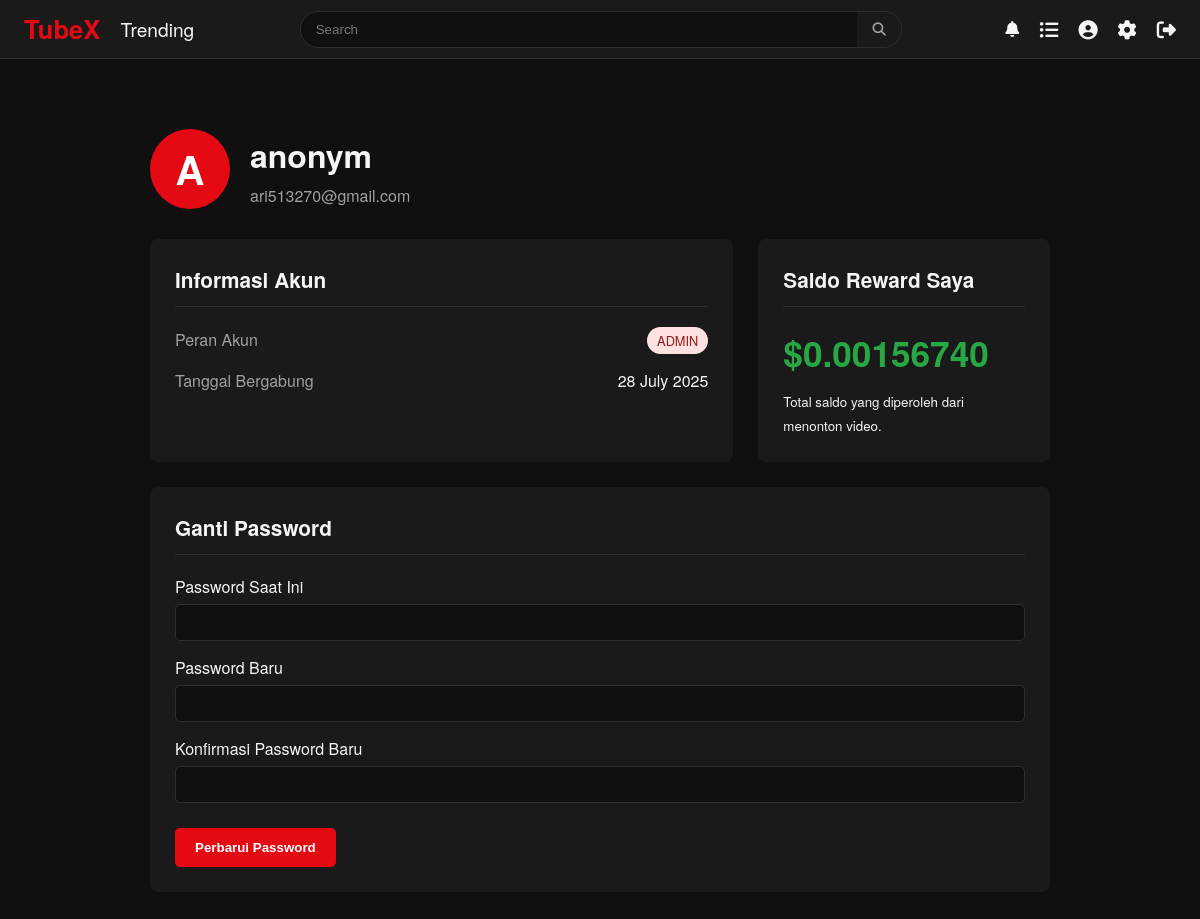
The app's page /profile.php (signed in) with its own data.
### tables this page shows
CREATE TABLE `users` (
  `id` int(11) NOT NULL,
  `username` varchar(50) NOT NULL,
  `email` varchar(100) NOT NULL,
  `password` varchar(255) NOT NULL,
  `role` enum('user','creator','admin') NOT NULL DEFAULT 'user',
  `balance` decimal(20,10) NOT NULL DEFAULT 0.0000000000,
  `creator_earnings` decimal(20,10) NOT NULL DEFAULT 0.0000000000,
  `monetization_status` enum('not_applied','pending','approved','rejected') NOT NULL DEFAULT 'not_applied',
  `ad_zone_id` int(11) DEFAULT NULL,
  `revenue_share` tinyint(3) DEFAULT 55 COMMENT 'Persentase bagi hasil untuk kreator (e.g., 55 untuk 55%)',
  `created_at` timestamp NULL DEFAULT current_timestamp()
);

### profile.php (the view, shortened to what this page needs)
<?php
require_once 'includes/db_connect.php';
$user_id = $_SESSION['user_id'];
$stmt = $pdo->prepare("SELECT username, email, balance, role, created_at FROM users WHERE id = ?");
$stmt->execute([$user_id]);
$user = $stmt->fetch();
include 'includes/templates/header.php';
?>
<div class="profile-container">
    <div class="profile-header">
        <div class="profile-avatar"><?= strtoupper(substr($user['username'], 0, 1)) ?></div>
        <div class="profile-header-info">
            <h1><?= htmlspecialchars($user['username']) ?></h1>
            <p><?= htmlspecialchars($user['email']) ?></p>
        </div>
    </div>
    <div class="profile-grid">
        <div class="profile-section">
            <h2>Informasi Akun</h2>
            <div class="info-item">
                <span class="info-label">Peran Akun</span>
                <span class="info-value role-badge role-<?= htmlspecialchars($user['role']) ?>"><?= ucfirst($user['role']) ?></span>
            </div>
            <div class="info-item">
                <span class="info-label">Tanggal Bergabung</span>
                <span class="info-value"><?= date('d F Y', strtotime($user['created_at'])) ?></span>
            </div>
        </div>
        <div class="profile-section">
            <h2>Saldo Reward Saya</h2>
            <p class="balance-amount">$<?= number_format((float)$user['balance'], 8) ?></p>
            <small>Total saldo yang diperoleh dari menonton video.</small>
        </div>
    </div>
    <div class="profile-section">
        <h2>Ganti Password</h2>
        <form method="POST">
            <div class="form-group">
                <label for="current_password">Password Saat Ini</label>
                <input type="password" name="current_password" id="current_password" required>
            </div>
            <div class="form-group">
                <label for="new_password">Password Baru</label>
                <input type="password" name="new_password" id="new_password" required>
            </div>
            <div class="form-group">
                <label for="confirm_password">Konfirmasi Password Baru</label>
                <input type="password" name="confirm_password" id="confirm_password" required>
            </div>
            <button type="submit" class="btn-primary">Perbarui Password</button>
        </form>
    </div>
</div>
<?php include 'includes/templates/footer.php'; ?>

### assets/css/style.css (style rules this page uses)
:root { --primary-color: #e50914; --primary-color-hover: #f40612; --dark-bg: #101010; --card-bg: #1a1a1a; --border-color: #2f2f2f; --text-primary: #f5f5f5; --text-secondary: #a0a0a0; --success-color: #28a745; --danger-color: #dc3545; }
body { background-color: var(--dark-bg); color: var(--text-primary); font-family: 'Helvetica Neue', Helvetica, Arial, sans-serif; margin: 0; padding: 0; font-size: 16px; line-height: 1.5; }
.profile-container { max-width: 900px; margin: 30px auto; padding: 20px; }
.profile-header { display: flex; align-items: center; gap: 20px; margin-bottom: 30px; }
.profile-avatar { width: 80px; height: 80px; border-radius: 50%; background-color: var(--primary-color); color: white; display: flex; justify-content: center; align-items: center; font-size: 2.5em; font-weight: bold; flex-shrink: 0; }
.profile-header-info h1 { margin: 0 0 5px 0; font-size: 2em; }
.profile-header-info p { margin: 0; color: var(--text-secondary); }
.profile-grid { display: grid; grid-template-columns: 1fr; gap: 25px; margin-bottom: 25px; }
@media (min-width: 768px) { .profile-grid { grid-template-columns: 2fr 1fr; } }
.profile-section { background-color: var(--card-bg); border-radius: 8px; padding: 25px; }
.profile-section h2 { margin-top: 0; margin-bottom: 20px; font-size: 1.3em; border-bottom: 1px solid var(--border-color); padding-bottom: 10px; }
.info-item { display: flex; justify-content: space-between; align-items: center; margin-bottom: 15px; }
.info-label { color: var(--text-secondary); }
.info-value { font-weight: 500; }
.balance-amount { font-size: 2.2em; font-weight: bold; color: #28a745; margin: 0 0 10px 0; }
.role-badge { font-size: 0.8em; padding: 4px 10px; border-radius: 20px; font-weight: 500; text-transform: uppercase; }
.role-badge.role-admin { background-color: #fee2e2; color: #991b1b; }
.form-group { margin-bottom: 15px; }
.form-group label { display: block; margin-bottom: 5px; font-weight: 500; }
.form-group input[type="password"] { width: 100%; padding: 10px; background-color: var(--dark-bg); border: 1px solid var(--border-color); color: var(--text-primary); border-radius: 5px; box-sizing: border-box; }
.btn-primary { background-color: var(--primary-color); color: white; padding: 12px 20px; border: none; border-radius: 5px; cursor: pointer; font-weight: bold; margin-top: 10px; }

### records on screen
users: username "A", username "anonym", email "ari513270@gmail.com", role "ADMIN", created_at "28 July 2025", balance "0.00156740"
